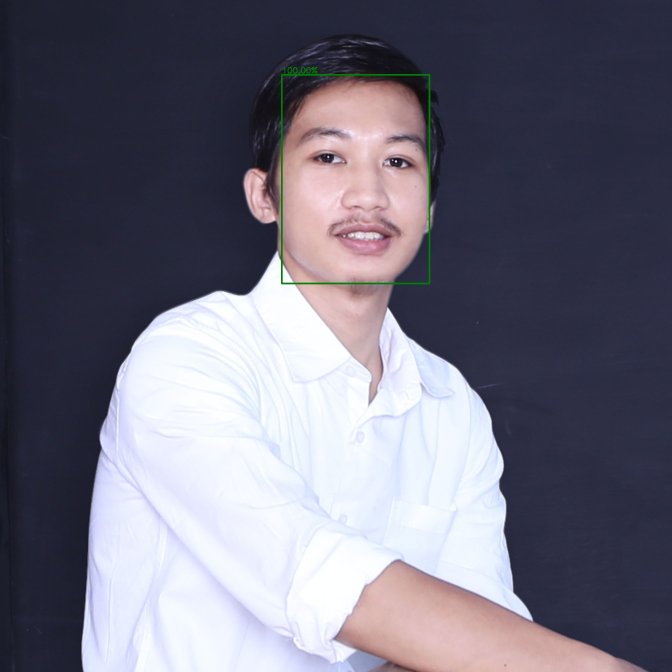
#> input picture me.jpg, 2015 x 2015 px (shown at 1/3 size)
$ python images-face-detect.py me.jpg
#> lines starting #> are read from the running program, lines starting #| are printed output that depends on the picture
import cv2
import os
import sys

# berikan jalur gambar sebagai argumen
image_path = sys.argv[1]

output_directory = "output/"

os.makedirs(output_directory, exist_ok=True)

# Ekstrak nama file dari image_path
filename = os.path.basename(image_path)

# Memisahkan nama file dan ekstensi
name, extension = os.path.splitext(filename)

# Gabungkan direktori output & nama file yg ditambah akhiran "_detected"
output_image_path = os.path.join(output_directory, f"{name}_detected{extension}")

# memuat gambar yang akan diuji
image = cv2.imread(image_path)
#> image is the input picture: shape (2015, 2015, 3); mean B, G, R 124.9, 110.2, 112

# mengubah ke skala keabuan
image_gray = cv2.cvtColor(image, cv2.COLOR_BGR2GRAY)
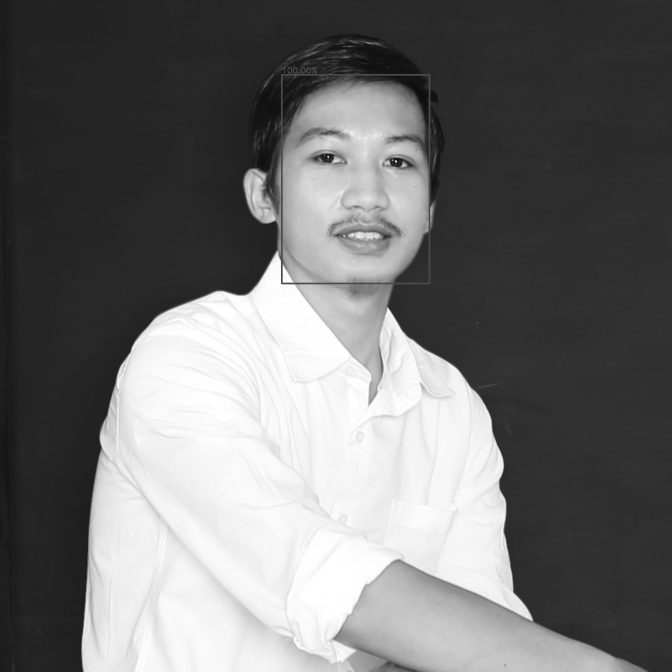
#> image_gray: shape (2015, 2015) (shown at 1/3 size); min 3, max 255, mean 112.4

# inisialisasi pengenal wajah (cascade wajah default)
face_cascade = cv2.CascadeClassifier("cascades/haarcascade_frontalface_default.xml")

# mendeteksi semua wajah pada gambar (variabel image)
faces = face_cascade.detectMultiScale(image_gray, 1.3, 5)
#> faces = [[795, 272, 580, 580]]

# menghitung jumlah wajah yg terdeteksi
face_count = len(faces)
#> face_count = 1

# untuk setiap wajah akan menggambar persegi
for x, y, width, height in faces:
    cv2.rectangle(
        # lokasi rectanglenya, (blue, green, red), ketebalan
        image,
        (x, y),
        (x + width, y + height),
        color=(0, 128, 0),
        thickness=4,
    )
#> this loop made 1 pass

# mencetak jumlah wajah yang terdeteksi
if face_count > 1:
    print(f"{face_count} faces detected on the camera")
else:
    print(f"{face_count} face detected on the camera")
#| 1 face detected on the camera

# mengatur lebar & tinggi gambar di window
width = 720
height = 540

# mengatur ukuran jendela sesuai dengan gambar asli
cv2.namedWindow("The results", cv2.WINDOW_NORMAL)
cv2.resizeWindow("The results", width, height)

# # menampilkan gambarnya pada jendela baru
cv2.imshow("The results", image)
cv2.waitKey(0)

# menyimpan gambar dengan persegi panjang
cv2.imwrite(output_image_path, image)
